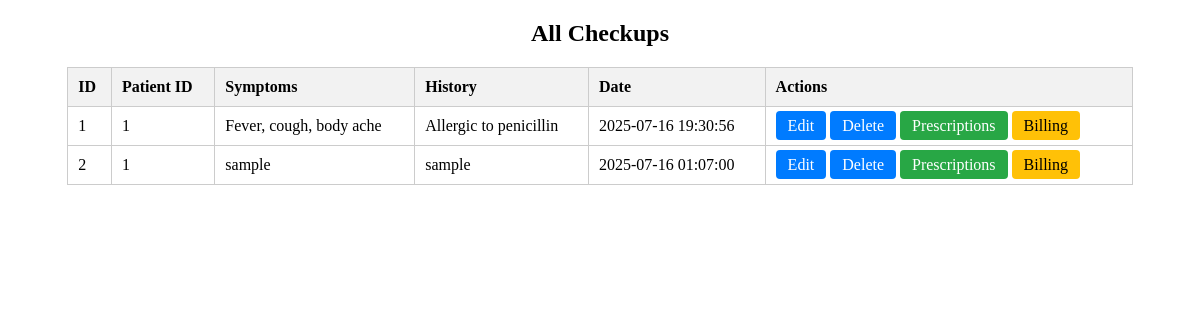
Page /checkups/view_checkups.php on the earlier database version.
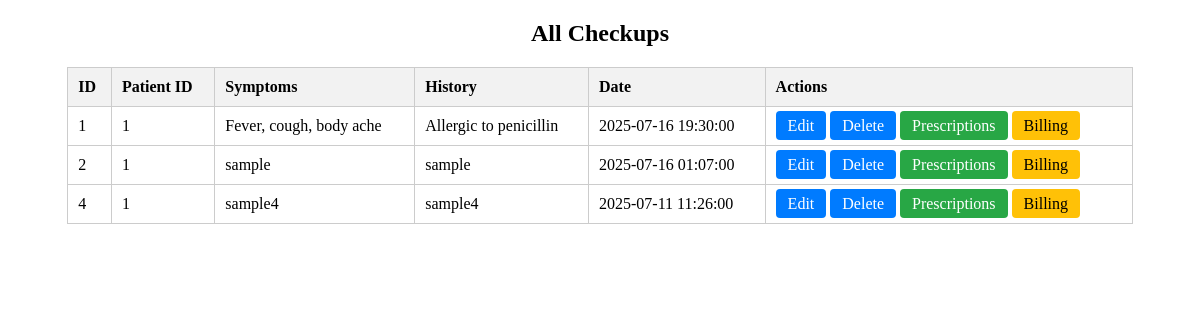
Same page on the later database version.
### tables this page shows
CREATE TABLE `checkups` (
  `id` int(11) NOT NULL,
  `patient_id` int(11) DEFAULT NULL,
  `symptoms` text DEFAULT NULL,
  `history` text DEFAULT NULL,
  `report_path` varchar(255) DEFAULT NULL,
  `date` datetime DEFAULT NULL,
  `diagnosis` text DEFAULT NULL,
  `checkup_date` date DEFAULT NULL,
  `doctor_name` varchar(100) DEFAULT NULL
);

### checkups/view_checkups.php (the view, shortened to what this page needs)
<?php
include '../includes/db_connect.php';
$result = mysqli_query($conn, "SELECT * FROM checkups ORDER BY date DESC");
?>
<!DOCTYPE html>
<html>
<head>
</head>
<body>
<h2 style="text-align:center;">All Checkups</h2>
<table>
    <tr>
        <th>ID</th>
        <th>Patient ID</th>
        <th>Symptoms</th>
        <th>History</th>
        <th>Date</th>
        <th>Actions</th>
    </tr>
    <?php while ($row = mysqli_fetch_assoc($result)) { ?>
        <tr>
            <td><?= $row['id'] ?></td>
            <td><?= $row['patient_id'] ?></td>
            <td><?= htmlspecialchars($row['symptoms']) ?></td>
            <td><?= htmlspecialchars($row['history']) ?></td>
            <td><?= $row['date'] ?></td>
           <td>
    <a href="edit_checkup.php?id=<?= $row['id'] ?>" class="button">Edit</a>
    <a href="delete_checkup.php?id=<?= $row['id'] ?>" class="button" onclick="return confirm('Delete this checkup?');">Delete</a>
    <a href="prescriptions.php?checkup_id=<?= $row['id'] ?>" class="button" style="background-color:#28a745;">Prescriptions</a>
    <a href="billing.php?checkup_id=<?= $row['id'] ?>" class="button" style="background-color:#ffc107; color:black;">Billing</a>
</td>
        </tr>
    <?php } ?>
</table>
</body>
</html>

Differences in the rows shown:
changed checkups "Fever, cough, body ache": date "2025-07-16 19:30:56" → "2025-07-16 19:30:00"
added checkups: id "4", patient "1", symptoms "sample4", history "sample4", date "2025-07-11 11:26:00"
